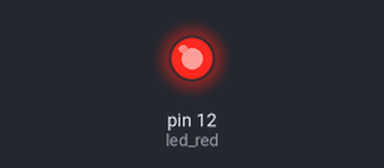
Bench run of a sketch on a simulated Arduino Uno, built with avr-gcc and run on an emulated ATmega328P. Parts: output pins drawn as LEDs (lit = HIGH).

Above: at 0.05 s.
Timing chart, 0 to 3.0 s (numbered marks = the images above):
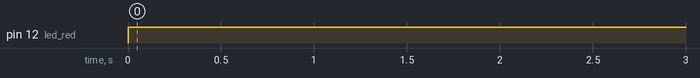

Measured:
- by itself, pin 12 (led_red): LOW → HIGH at 0.00 s

The sketch:

ledteste.ino
```cpp
int led_red = 12;


void setup() {
  // put your setup code here, to run once:
  Serial.begin(9600);
  pinMode(led_red, OUTPUT);
}

void loop() {
  // put your main code here, to run repeatedly:
  digitalWrite(led_red, HIGH);
  delay(1000);
  digitalWrite(led_red, LOW);
}
```
